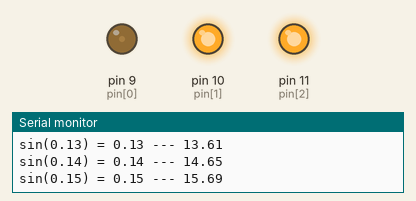
Recording of a sketch running on a simulated Arduino Uno, built with avr-gcc and run on an emulated ATmega328P. Shown: output pins drawn as LEDs (lit = HIGH), the last lines printed to the serial monitor. Random numbers use the default seed unless the sketch sets one.

Above: at 0.15 s.
At 4.0 s:
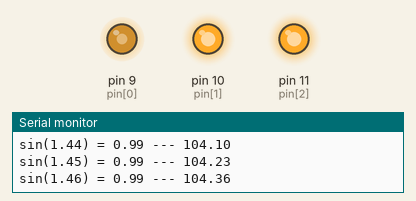
At 13.1 s:
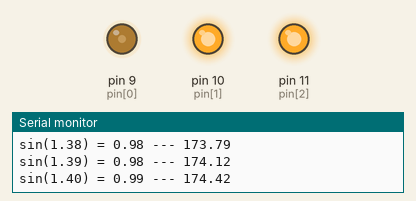
At 39.59 s:
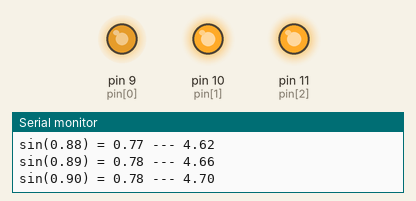
Timing chart, 0 to 40.0 s (numbered marks = the images above):
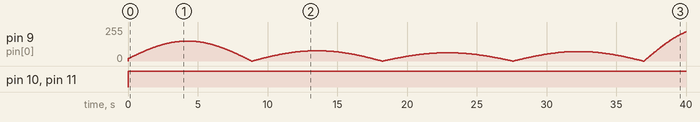

The sketch:

_3_breath_rgb.ino
```cpp
float x = 0.1;
int color = 0;
int pin[3] = {9, 10, 11};
int rgb[3] = {150, 0 ,150};

void setup() {
  Serial.begin(9600);
  pinMode(pin[0], OUTPUT);
  pinMode(pin[1], OUTPUT);
  pinMode(pin[2], OUTPUT);
  srand(analogRead(3));
}

void loop() {
  Serial.print("sin(");
  Serial.print(x);
  Serial.print(") = ");
  Serial.print(sin(x));
  Serial.print(" --- ");
  Serial.println((255-rgb[0])*sin(x));

  x += 0.01;
  if (x>3.14) {
    x=0;
    rgb[0] = rand()%255;
    rgb[1] = rand()%255;
    rgb[2] = rand()%255;
    }

  analogWrite(pin[0], (rgb[0])*sin(x));
  analogWrite(pin[1], 255);
  analogWrite(pin[2], 255);

}
```

Measured:
- by itself, pin 10 (pin[1]), pin 11 (pin[2]): LOW → HIGH at 0.00 s
